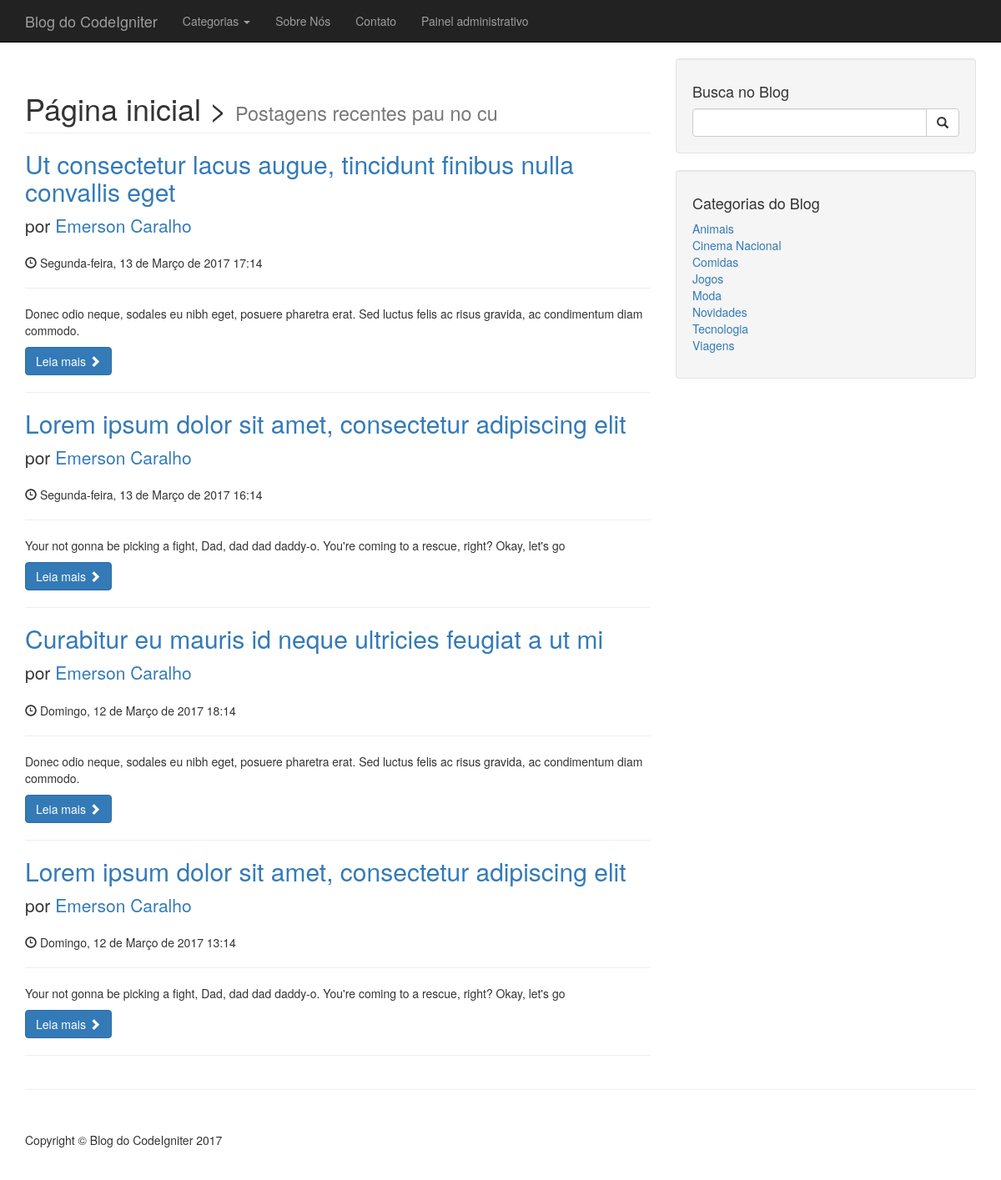
The app's page /, older data.
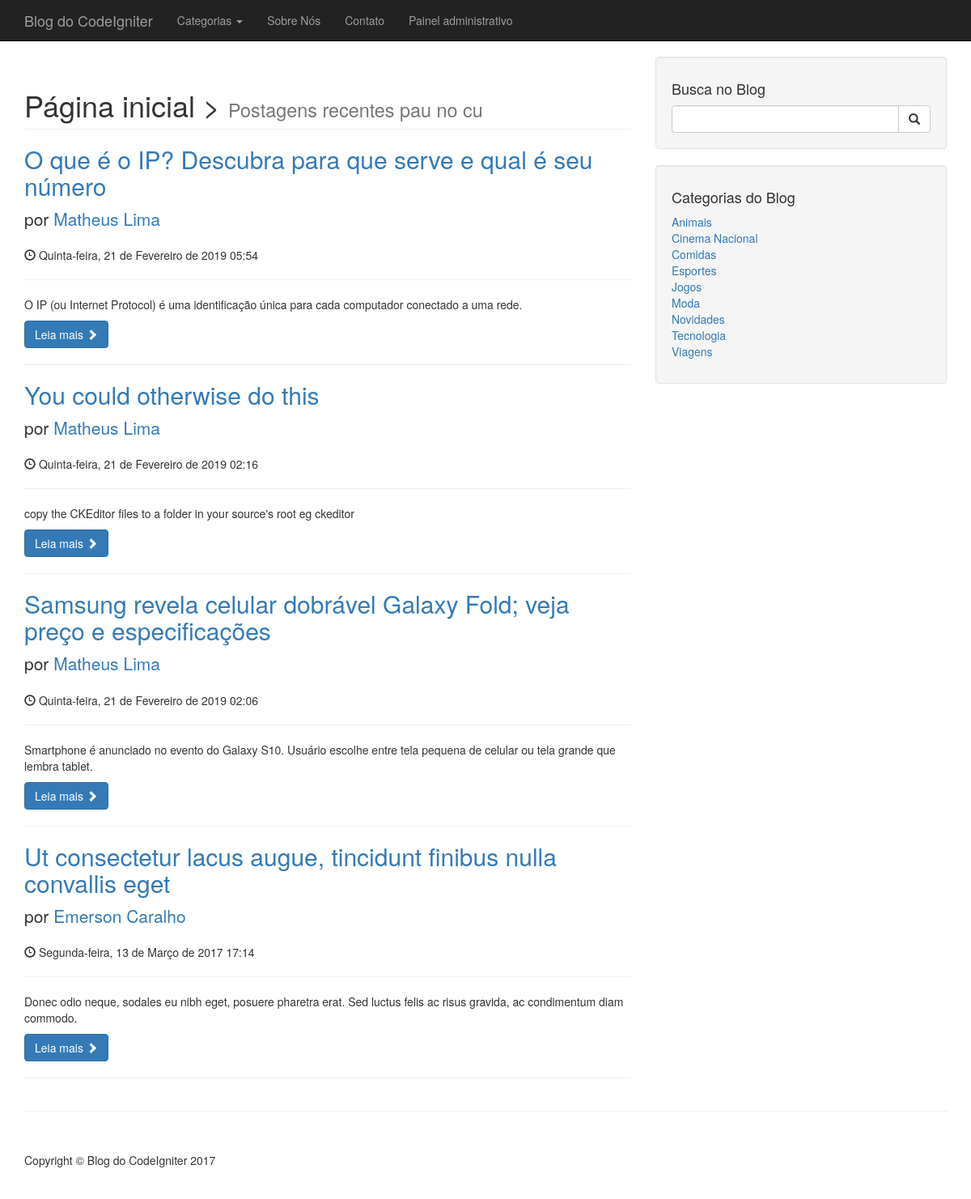
The same page, newer data.
### tables this page shows
CREATE TABLE `postagens` (
  `id` int(11) NOT NULL,
  `categoria` int(11) NOT NULL,
  `titulo` varchar(150) NOT NULL,
  `subtitulo` varchar(150) NOT NULL,
  `conteudo` longtext NOT NULL,
  `data` datetime DEFAULT NULL,
  `img` longtext,
  `user` int(11) NOT NULL
);

CREATE TABLE `usuario` (
  `id` int(11) NOT NULL,
  `nome` varchar(200) DEFAULT NULL,
  `email` varchar(200) DEFAULT NULL,
  `img` longtext,
  `historico` longtext,
  `user` varchar(50) DEFAULT NULL,
  `senha` longtext
);

CREATE TABLE `categoria` (
  `id` int(11) NOT NULL,
  `titulo` varchar(100) DEFAULT NULL
);

### application/controllers/Home.php (called while the page is built, shortened)
<?php
class Home extends CI_Controller {
    public function __construct() {
        $this->load->model('Categorias_model', 'modelcategorias');
        $this->categoria = $this->modelcategorias->listarcategorias();
    }
    public function index() {
        $this->load->helper('funcoes');
        $dados['categoria'] = $this->categoria;
        $this->load->model('publicacoes_model');
        $dados['postagem'] = $this->publicacoes_model->destaques_home();
        $dados['titulo'] = 'Página inicial';
        $dados['subtitulo'] = 'Postagens recentes pau no cu';
        $this->load->view('frontend/template/htmlheader', $dados);
        $this->load->view('frontend/template/header');
        $this->load->view('frontend/home');
        $this->load->view('frontend/template/aside');
        $this->load->view('frontend/template/footer');
        $this->load->view('frontend/template/htmlfooter');
    }
}

### index.php (called while the page is built, shortened)
<?php
require_once BASEPATH.'core/CodeIgniter.php';

### application/models/Publicacoes_model.php (called while the page is built, shortened)
<?php
class Publicacoes_model extends CI_Model {
    public function destaques_home() {
        $this->db->select('usuario.id as idautor, usuario.nome as nomeautor, postagens.id as idpost, postagens.titulo as titulo, postagens.subtitulo as subtitulo, postagens.user as user,
			postagens.data as data, postagens.img');
        $this->db->from('postagens');
        $this->db->join('usuario', 'usuario.id=postagens.user');
        $this->db->limit(4);
        $this->db->order_by('data', 'DESC');
        $resultado = $this->db->get('');
        if ($resultado->num_rows() > 0) {
            return $resultado->result();
        }
        return;
    }
}

### application/helpers/funcoes_helper.php (called while the page is built, shortened)
<?php
function limpar($string) {
    $table = array(
        '/' => '', '(' => '', ')' => '',
    );
    $string = strtr($string, $table);
    $string = preg_replace('/[,.;:`´^~\'"]/', null, iconv('UTF-8', 'ASCII//TRANSLIT', $string));
    $string = strtolower($string);
    $string = str_replace(" ", "-", $string);
    $string = str_replace("---", "-", $string);
    return $string;
}
function postadoem($string) {
    $dia_sem = date('w', strtotime($string));
    if ($dia_sem == 0) {
        $semana = "Domingo";
    } elseif ($dia_sem == 1) {
        $semana = "Segunda-feira";
    } elseif ($dia_sem == 2) {
        $semana = "Terça-feira";
    } elseif ($dia_sem == 3) {
        $semana = "Quarta-feira";
    } elseif ($dia_sem == 4) {
        $semana = "Quinta-feira";
    } elseif ($dia_sem == 5) {
        $semana = "Sexta-feira";
    } else {
        $semana = "Sábado";
    }
    $dia = date('d', strtotime($string));
    $mes_num = date('m', strtotime($string));
    if ($mes_num == '01') {
        $mes = "Janeiro";
    } elseif ($mes_num == '02') {
        $mes = "Fevereiro";
    } elseif ($mes_num == '03') {
        $mes = "Março";
    } elseif ($mes_num == '04') {
        $mes = "Abril";
    } elseif ($mes_num == '05') {
        $mes = "Maio";
    } elseif ($mes_num == '06') {
        $mes = "Junho";
    } elseif ($mes_num == '07') {
        $mes = "Julho";
    } elseif ($mes_num == '08') {
        $mes = "Agosto";
    } elseif ($mes_num == '09') {
        $mes = "Setembro";
    } elseif ($mes_num == '10') {
        $mes = "Outubro";
    } elseif ($mes_num == '11') {
        $mes = "Novembro";
    } else {
        $mes = "Dezembro";
    }
    $ano = date('Y', strtotime($string));
    $hora = date('H:i', strtotime($string));
    return $semana . ', ' . $dia . ' de ' . $mes . ' de ' . $ano . ' ' . $hora;
}

### application/models/Categorias_model.php (called while the page is built, shortened)
<?php
class Categorias_model extends CI_Model {
    public function listarcategorias() {
        $this->db->order_by('titulo', 'ASC');
        $resultado = $this->db->get('categoria');
        if ($resultado->num_rows() > 0) {
            return $resultado->result();
        }
        return;
    }
}

### application/views/frontend/home.php (the view, shortened to what the changed rows need)
<div class="container">
    <div class="row">
        <div class="col-md-8">
            <h1 class="page-header">
                <?php echo $titulo; ?> >
                <small><?php
                    if ($subtitulo != '') {
                        echo $subtitulo;
                    } else {
                        foreach ($subtitulodb as $categoriadb) {
                            echo $categoriadb->titulo;
                        }
                    }
                    ?> </small>
            </h1>
            <?php
            if (isset($postagem)) {
                foreach ($postagem as $post) {
                    ?>
                    <h2>
                        <a href="<?php echo base_url('postagem/' . $post->idpost . '/' . limpar($post->titulo)) ?>"><?php echo $post->titulo; ?></a>
                    </h2>
                    <p class="lead">
                        por <a href="<?php echo base_url('autor/' . $post->idautor . '/' . limpar($post->nomeautor)) ?>"><?php echo $post->nomeautor; ?></a>
                    </p>
                    <p><span class="glyphicon glyphicon-time"></span> <?php echo postadoem($post->data); ?></p>
                    <hr>
                    <p><?php echo $post->subtitulo; ?></p>
                    <a class="btn btn-primary" href="<?php echo base_url('postagem/' . $post->idpost . '/' . limpar($post->titulo)) ?>">Leia mais <span class="glyphicon glyphicon-chevron-right"></span></a>
                    <hr>
                    <?php
                }
            }
            ?>
        </div>

### application/views/frontend/template/aside.php (shortened to what the changed rows need)
<div class="col-md-4">
   <div class="well">
       <div class="row">
           <div class="col-lg-12">
               <ul class="list-unstyled">
                   <?php if (isset($categoria)){ foreach ($categoria as $cat){ ?>
                           <li><a href="<?php echo base_url('categoriaroute/'.$cat->id.'/'.limpar($cat->titulo)) ?>"><?php echo $cat->titulo; ?></a></li>
                       <?php }} ?>
                   </ul>
               </div>
           </div>
       </div>
   </div>

Row changes from the older to the newer data that the page shows:
no longer on this page (row unchanged): postagens: titulo "Lorem ipsum dolor sit amet, consectetur adipiscing elit", usuario.nome "Emerson Caralho", data "Segunda-feira, 13 de Março de 2017 16:14", subtitulo "Your not gonna be picking a fight, Dad, dad dad daddy-o. You're coming to a rescue, right? Okay, let's go"
no longer on this page (row unchanged): postagens: titulo "Curabitur eu mauris id neque ultricies feugiat a ut mi", usuario.nome "Emerson Caralho", data "Domingo, 12 de Março de 2017 18:14", subtitulo "Donec odio neque, sodales eu nibh eget, posuere pharetra erat. Sed luctus felis ac risus gravida, ac condimentum diam commodo."
no longer on this page (row unchanged): postagens: titulo "Lorem ipsum dolor sit amet, consectetur adipiscing elit", usuario.nome "Emerson Caralho", data "Domingo, 12 de Março de 2017 13:14", subtitulo "Your not gonna be picking a fight, Dad, dad dad daddy-o. You're coming to a rescue, right? Okay, let's go"
added postagens: titulo "O que é o IP? Descubra para que serve e qual é seu número", usuario.nome "Matheus Lima", data "Quinta-feira, 21 de Fevereiro de 2019 05:54", subtitulo "O IP (ou Internet Protocol) é uma identificação única para cada computador conectado a uma rede."
added postagens: titulo "You could otherwise do this", usuario.nome "Matheus Lima", data "Quinta-feira, 21 de Fevereiro de 2019 02:16", subtitulo "copy the CKEditor files to a folder in your source's root eg ckeditor"
added postagens: titulo "Samsung revela celular dobrável Galaxy Fold; veja preço e especificações", usuario.nome "Matheus Lima", data "Quinta-feira, 21 de Fevereiro de 2019 02:06", subtitulo "Smartphone é anunciado no evento do Galaxy S10. Usuário escolhe entre tela pequena de celular ou tela grande que lembra tablet."
added categoria: titulo "Esportes"
